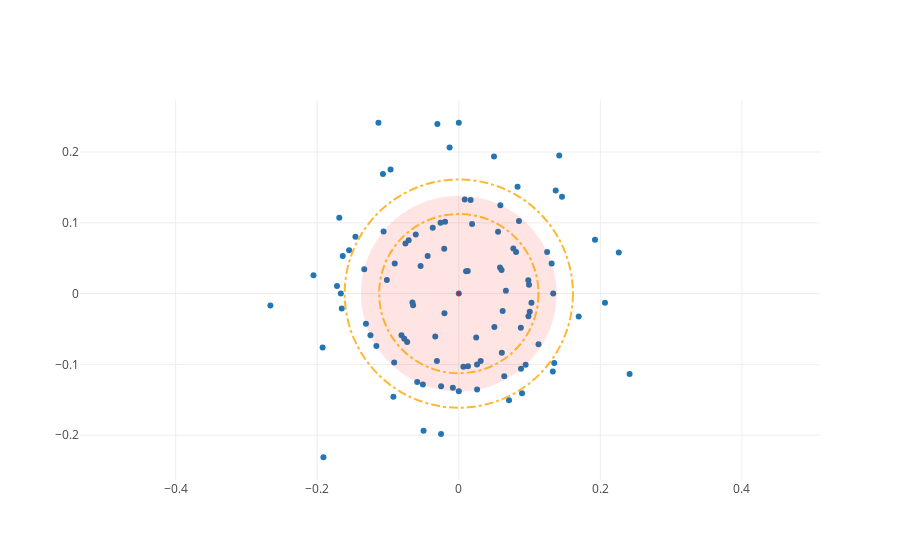

Notebook code cell kept with this figure:
### Code cell
# visualize cross validation accuracy
fig = {
    'data': [score_trace],
    'layout': cross_validation_layout
}

iplot(fig, show_link=False)
